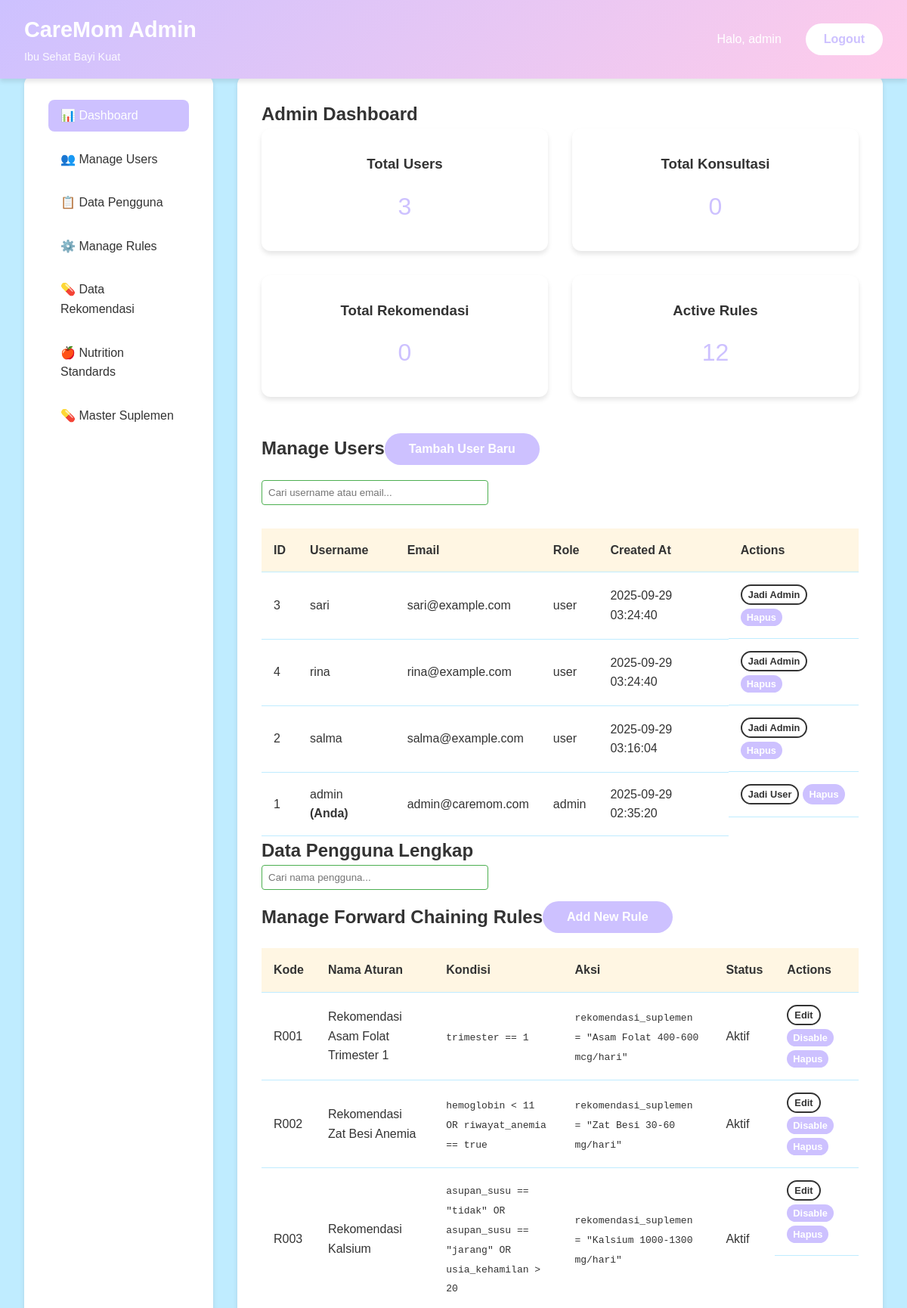
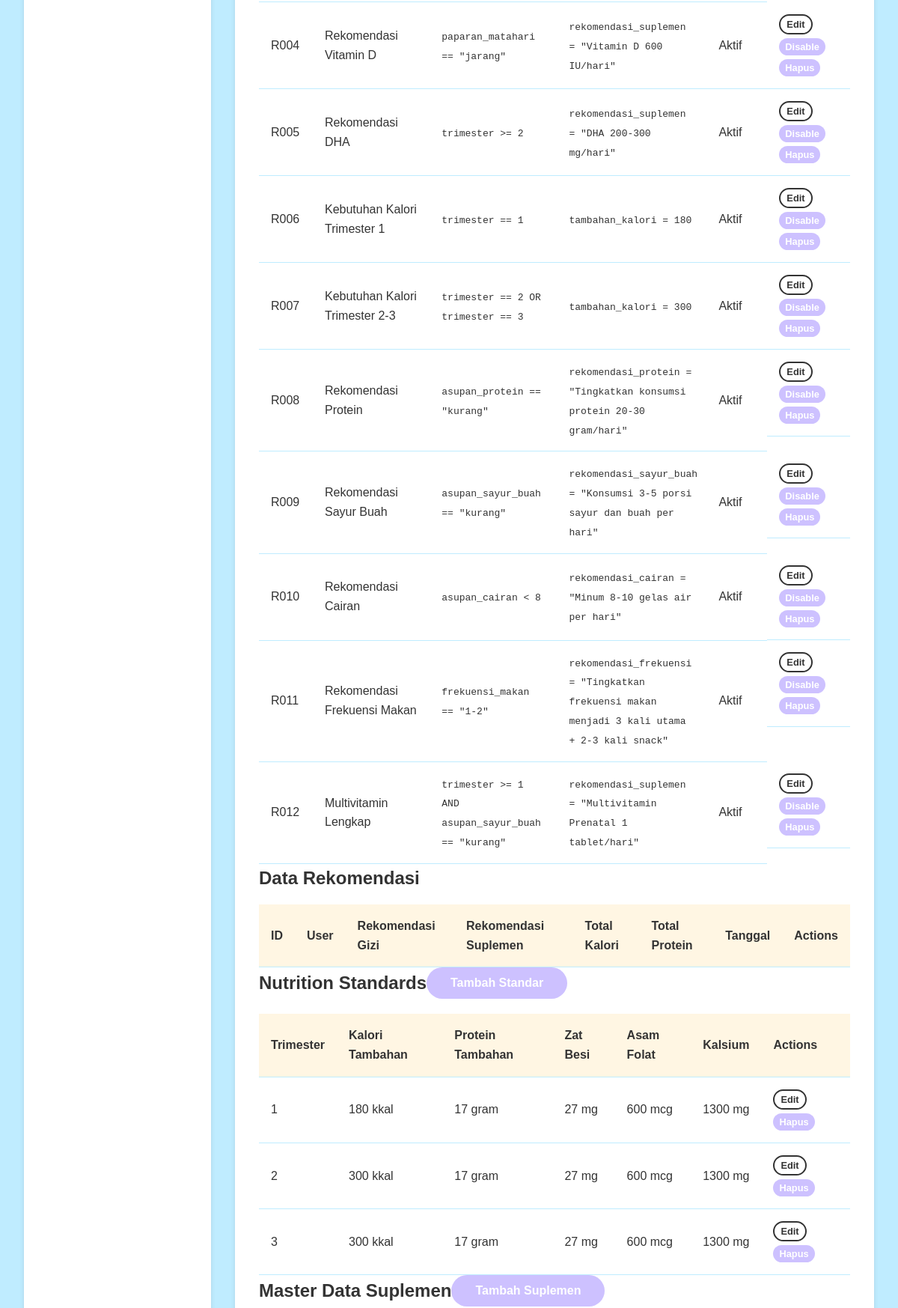
/admin.php (signed in, upper part), run on the app's committed database (2 pictures, top to bottom).
### tables this page shows
CREATE TABLE `users` (
  `id` int(11) NOT NULL,
  `username` varchar(50) NOT NULL,
  `password` varchar(255) NOT NULL,
  `email` varchar(100) DEFAULT NULL,
  `role` enum('user','admin') DEFAULT 'user',
  `created_at` timestamp NOT NULL DEFAULT current_timestamp()
);

CREATE TABLE `aturan_forward_chaining` (
  `id` int(11) NOT NULL,
  `kode_aturan` varchar(10) NOT NULL,
  `nama_aturan` varchar(100) NOT NULL,
  `kondisi` text NOT NULL,
  `aksi` text NOT NULL,
  `keterangan` text DEFAULT NULL,
  `is_active` tinyint(1) DEFAULT 1,
  `created_at` timestamp NOT NULL DEFAULT current_timestamp()
);

CREATE TABLE `standar_kebutuhan_gizi` (
  `id` int(11) NOT NULL,
  `trimester` int(11) NOT NULL,
  `kalori_tambahan` int(11) NOT NULL,
  `protein_tambahan` int(11) NOT NULL,
  `zat_besi` int(11) NOT NULL,
  `asam_folat` int(11) NOT NULL,
  `kalsium` int(11) NOT NULL
);

### admin.php (the view, shortened to what this page needs)
<?php
$database = new Database();
$conn = $database->getConnection();
$query = "SELECT COUNT(*) as total_users FROM users WHERE role = 'user'";
$total_users = $conn->query($query)->fetch(PDO::FETCH_ASSOC)['total_users'];
$query = "SELECT COUNT(*) as total_recommendations FROM rekomendasi";
$total_recommendations = $conn->query($query)->fetch(PDO::FETCH_ASSOC)['total_recommendations'];
$query = "SELECT COUNT(*) as total_rules FROM aturan_forward_chaining WHERE is_active = 1";
$total_rules = $conn->query($query)->fetch(PDO::FETCH_ASSOC)['total_rules'];
$query = "SELECT COUNT(*) as total_consultations FROM data_diri";
$total_consultations = $conn->query($query)->fetch(PDO::FETCH_ASSOC)['total_consultations'];
?>
<!DOCTYPE html>
<html lang="id">
<head>
    <link rel="stylesheet" href="css/style.css">
</head>
<body>
    <nav class="navbar">
        <div class="nav-container">
            <div class="nav-logo">
                <h2>CareMom Admin</h2>
                <span>Ibu Sehat Bayi Kuat</span>
            </div>
            <div class="nav-menu">
                <span class="nav-link">Halo, <?php echo $_SESSION['username']; ?></span>
                <a href="api/logout.php" class="nav-link login-btn">Logout</a>
            </div>
        </div>
    </nav>
    <section class="dashboard">
        <div class="container">
            <div class="admin-grid">
                <div class="admin-sidebar">
                    <ul class="admin-menu">
                        <li><a href="#" class="active" onclick="scrollToSection('dashboard')">📊 Dashboard</a></li>
                        <li><a href="#manage-users-section" onclick="scrollToSection('manage-users')">👥 Manage Users</a></li>
                        <li><a href="#" onclick="scrollToSection('user-data')">📋 Data Pengguna</a></li>
                        <li><a href="#" onclick="scrollToSection('rules')">⚙️ Manage Rules</a></li>
                        <li><a href="#" onclick="scrollToSection('recommendations')">💊 Data Rekomendasi</a></li>
                        <li><a href="#" onclick="scrollToSection('nutrition')">🍎 Nutrition Standards</a></li>
                        <li><a href="#" onclick="scrollToSection('suplemen')">💊 Master Suplemen</a></li>
                    </ul>
                </div>
                <div class="admin-content">
                    <div id="dashboard-section" class="admin-section active">
                        <h2>Admin Dashboard</h2>
                        <div class="dashboard-grid">
                            <div class="dashboard-card">
                                <h3>Total Users</h3>
                                <p style="font-size: 2rem; color: var(--secondary-purple);"><?php echo $total_users; ?></p>
                            </div>
                            <div class="dashboard-card">
                                <h3>Total Konsultasi</h3>
                                <p style="font-size: 2rem; color: var(--secondary-purple);"><?php echo $total_consultations; ?></p>
                            </div>
                            <div class="dashboard-card">
                                <h3>Total Rekomendasi</h3>
                                <p style="font-size: 2rem; color: var(--secondary-purple);"><?php echo $total_recommendations; ?></p>
                            </div>
                            <div class="dashboard-card">
                                <h3>Active Rules</h3>
                                <p style="font-size: 2rem; color: var(--secondary-purple);"><?php echo $total_rules; ?></p>
                            </div>
                        </div>
                    </div>
                    <div id="manage-users-section" class="admin-section">
                        <div class="section-header">
                            <h2>Manage Users</h2>
                            <button class="btn btn-primary" onclick="showAddUserForm()">Tambah User Baru</button>
                        </div>
                        <input type="text" id="search-users" class="search-box" placeholder="Cari username atau email..." onkeyup="searchUsers()">
                        <div id="users-list">
                            <table class="data-table">
                                <thead>
                                    <tr>
                                        <th>ID</th>
                                        <th>Username</th>
                                        <th>Email</th>
                                        <th>Role</th>
                                        <th>Created At</th>
                                        <th>Actions</th>
                                    </tr>
                                </thead>
                                <tbody>
                                    <?php
                                    $query = "SELECT * FROM users ORDER BY created_at DESC";
                                    $stmt = $conn->query($query);
                                    while ($row = $stmt->fetch(PDO::FETCH_ASSOC)) {
                                        $isCurrentUser = $row['id'] == $_SESSION['user_id'];
                                        echo "<tr>
                                            <td>{$row['id']}</td>
                                            <td>{$row['username']}" . ($isCurrentUser ? " <strong>(Anda)</strong>" : "") . "</td>
                                            <td>{$row['email']}</td>
                                            <td>
                                                <span class='role-badge " . ($row['role'] == 'admin' ? 'admin' : 'user') . "'>
                                                    {$row['role']}
                                                </span>
                                            </td>
                                            <td>{$row['created_at']}</td>
                                            <td class='action-buttons'>
                                                <button class='btn btn-secondary btn-small' onclick='changeRole({$row['id']}, \"{$row['role']}\")'>
                                                    " . ($row['role'] == 'admin' ? 'Jadi User' : 'Jadi Admin') . "
                                                </button>
                                                " . (!$isCurrentUser ? "<button class='btn btn-primary btn-small' onclick='deleteUser({$row['id']})'>Hapus</button>" : "<button class='btn btn-primary btn-small' disabled>Hapus</button>") . "
                                            </td>
                                        </tr>";
                                    }
                                    ?>
                                </tbody>
                            </table>
                        </div>
                    </div>
                    <div id="user-data-section" class="admin-section">
                        <h2>Data Pengguna Lengkap</h2>
                        <input type="text" id="search-user-data" class="search-box" placeholder="Cari nama pengguna..." onkeyup="searchUserData()">
                    </div>
                    <div id="rules-section" class="admin-section">
                        <div class="section-header">
                            <h2>Manage Forward Chaining Rules</h2>
                            <button class="btn btn-primary" onclick="showAddRuleForm()">Add New Rule</button>
                        </div>
                        <table class="data-table">
                            <thead>
                                <tr>
                                    <th>Kode</th>
                                    <th>Nama Aturan</th>
                                    <th>Kondisi</th>
                                    <th>Aksi</th>
                                    <th>Status</th>
                                    <th>Actions</th>
                                </tr>
                            </thead>
                            <tbody>
                                <?php
                                $query = "SELECT * FROM aturan_forward_chaining ORDER BY kode_aturan";
                                $stmt = $conn->query($query);
                                while ($row = $stmt->fetch(PDO::FETCH_ASSOC)) {
                                    $status = $row['is_active'] ? 'Aktif' : 'Nonaktif';
                                    echo "<tr>
                                        <td>{$row['kode_aturan']}</td>
                                        <td>{$row['nama_aturan']}</td>
                                        <td style='max-width: 200px;'><code>{$row['kondisi']}</code></td>
                                        <td style='max-width: 200px;'><code>{$row['aksi']}</code></td>
                                        <td>
                                            <span class='role-badge " . ($row['is_active'] ? 'admin' : 'user') . "'>
                                                {$status}
                                            </span>
                                        </td>
                                        <td class='action-buttons'>
                                            <button class='btn btn-secondary btn-small' onclick='editRule({$row['id']})'>Edit</button>
                                            <button class='btn btn-primary btn-small' onclick='toggleRule({$row['id']}, {$row['is_active']})'>" . ($row['is_active'] ? 'Disable' : 'Enable') . "</button>
                                            <button class='btn btn-primary btn-small' onclick='deleteRule({$row['id']})'>Hapus</button>
                                        </td>
                                    </tr>";
                                }
                                ?>
                            </tbody>
                        </table>
                    </div>
                    <div id="recommendations-section" class="admin-section">
                        <h2>Data Rekomendasi</h2>
                        <table class="data-table">
                            <thead>
                                <tr>
                                    <th>ID</th>
                                    <th>User</th>
                                    <th>Rekomendasi Gizi</th>
                                    <th>Rekomendasi Suplemen</th>
                                    <th>Total Kalori</th>
                                    <th>Total Protein</th>
                                    <th>Tanggal</th>
                                    <th>Actions</th>
                                </tr>
                            </thead>
                        </table>
                    </div>
                    <div id="nutrition-section" class="admin-section">
                        <div class="section-header">
                            <h2>Nutrition Standards</h2>
                            <button class="btn btn-primary" onclick="showAddNutritionForm()">Tambah Standar</button>
                        </div>
                        <table class="data-table">
                            <thead>
                                <tr>
                                    <th>Trimester</th>
                                    <th>Kalori Tambahan</th>
                                    <th>Protein Tambahan</th>
                                    <th>Zat Besi</th>
                                    <th>Asam Folat</th>
                                    <th>Kalsium</th>
                                    <th>Actions</th>
                                </tr>
                            </thead>
                            <tbody>
                                <?php
                                $query = "SELECT * FROM standar_kebutuhan_gizi ORDER BY trimester";
                                $stmt = $conn->query($query);
                                while ($row = $stmt->fetch(PDO::FETCH_ASSOC)) {
                                    echo "<tr>
                                        <td>{$row['trimester']}</td>
                                        <td>{$row['kalori_tambahan']} kkal</td>
                                        <td>{$row['protein_tambahan']} gram</td>
                                        <td>{$row['zat_besi']} mg</td>
                                        <td>{$row['asam_folat']} mcg</td>
                                        <td>{$row['kalsium']} mg</td>
                                        <td class='action-buttons'>
                                            <button class='btn btn-secondary btn-small' onclick='editNutrition({$row['id']})'>Edit</button>
                                            <button class='btn btn-primary btn-small' onclick='deleteNutrition({$row['id']})'>Hapus</button>
                                        </td>
                                    </tr>";
                                }
                                ?>
                            </tbody>
                        </table>
                    </div>
                    <div id="suplemen-section" class="admin-section">
                        <div class="section-header">
                            <h2>Master Data Suplemen</h2>
                            <button class="btn btn-primary" onclick="showAddSuplemenForm()">Tambah Suplemen</button>
                        </div>
                    </div>
                </div>
            </div>
        </div>
    </section>
</body>
</html>

### data on the page
users: id "3", username "sari", email "sari@example.com", role "user", created_at "2025-09-29 03:24:40", shows "Jadi Admin"
users: id "4", username "rina", email "rina@example.com", role "user", created_at "2025-09-29 03:24:40", shows "Jadi Admin"
users: id "2", username "salma", email "salma@example.com", role "user", created_at "2025-09-29 03:16:04", shows "Jadi Admin"
users: id "1", username "admin", shows "(Anda)", email "admin@caremom.com", role "admin", created_at "2025-09-29 02:35:20", shows "Jadi User", shows "Hapus"
aturan_forward_chaining: kode_aturan "R001", nama_aturan "Rekomendasi Asam Folat Trimester 1", kondisi "trimester == 1", aksi "rekomendasi_suplemen = \"Asam Folat 400-600 mcg/hari\"", is_active "Aktif", shows "Disable"
aturan_forward_chaining: kode_aturan "R002", nama_aturan "Rekomendasi Zat Besi Anemia", kondisi "hemoglobin < 11 OR riwayat_anemia == true", aksi "rekomendasi_suplemen = \"Zat Besi 30-60 mg/hari\"", is_active "Aktif", shows "Disable"
aturan_forward_chaining: kode_aturan "R003", nama_aturan "Rekomendasi Kalsium", kondisi "asupan_susu == \"tidak\" OR asupan_susu == \"jarang\" OR usia_kehamilan > 20", aksi "rekomendasi_suplemen = \"Kalsium 1000-1300 mg/hari\"", is_active "Aktif", shows "Disable"
aturan_forward_chaining: kode_aturan "R004", nama_aturan "Rekomendasi Vitamin D", kondisi "paparan_matahari == \"jarang\"", aksi "rekomendasi_suplemen = \"Vitamin D 600 IU/hari\"", is_active "Aktif", shows "Disable"
aturan_forward_chaining: kode_aturan "R005", nama_aturan "Rekomendasi DHA", kondisi "trimester >= 2", aksi "rekomendasi_suplemen = \"DHA 200-300 mg/hari\"", is_active "Aktif", shows "Disable"
aturan_forward_chaining: kode_aturan "R006", nama_aturan "Kebutuhan Kalori Trimester 1", kondisi "trimester == 1", aksi "tambahan_kalori = 180", is_active "Aktif", shows "Disable"
aturan_forward_chaining: kode_aturan "R007", nama_aturan "Kebutuhan Kalori Trimester 2-3", kondisi "trimester == 2 OR trimester == 3", aksi "tambahan_kalori = 300", is_active "Aktif", shows "Disable"
aturan_forward_chaining: kode_aturan "R008", nama_aturan "Rekomendasi Protein", kondisi "asupan_protein == \"kurang\"", aksi "rekomendasi_protein = \"Tingkatkan konsumsi protein 20-30 gram/hari\"", is_active "Aktif", shows "Disable"
aturan_forward_chaining: kode_aturan "R009", nama_aturan "Rekomendasi Sayur Buah", kondisi "asupan_sayur_buah == \"kurang\"", aksi "rekomendasi_sayur_buah = \"Konsumsi 3-5 porsi sayur dan buah per hari\"", is_active "Aktif", shows "Disable"
aturan_forward_chaining: kode_aturan "R010", nama_aturan "Rekomendasi Cairan", kondisi "asupan_cairan < 8", aksi "rekomendasi_cairan = \"Minum 8-10 gelas air per hari\"", is_active "Aktif", shows "Disable"
aturan_forward_chaining: kode_aturan "R011", nama_aturan "Rekomendasi Frekuensi Makan", kondisi "frekuensi_makan == \"1-2\"", aksi "rekomendasi_frekuensi = \"Tingkatkan frekuensi makan menjadi 3 kali utama + 2-3 kali snack\"", is_active "Aktif", shows "Disable"
aturan_forward_chaining: kode_aturan "R012", nama_aturan "Multivitamin Lengkap", kondisi "trimester >= 1 AND asupan_sayur_buah == \"kurang\"", aksi "rekomendasi_suplemen = \"Multivitamin Prenatal 1 tablet/hari\"", is_active "Aktif", shows "Disable"
standar_kebutuhan_gizi: trimester "1", kalori_tambahan "180", protein_tambahan "17", zat_besi "27", asam_folat "600", kalsium "1300"
standar_kebutuhan_gizi: trimester "2", kalori_tambahan "300", protein_tambahan "17", zat_besi "27", asam_folat "600", kalsium "1300"
standar_kebutuhan_gizi: trimester "3", kalori_tambahan "300", protein_tambahan "17", zat_besi "27", asam_folat "600", kalsium "1300"

### other printed values
$_SESSION['username'] "admin"
$total_users "3"
$total_consultations "0"
$total_recommendations "0"
$total_rules "12"
